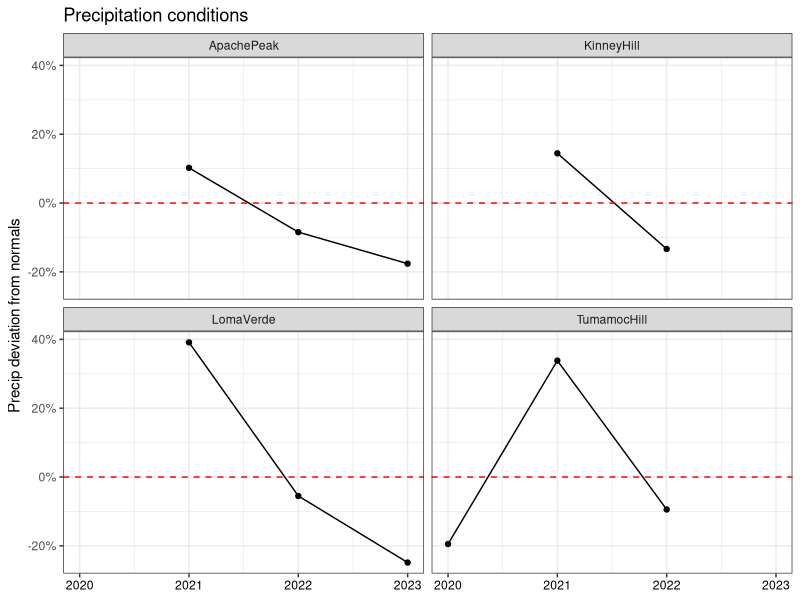
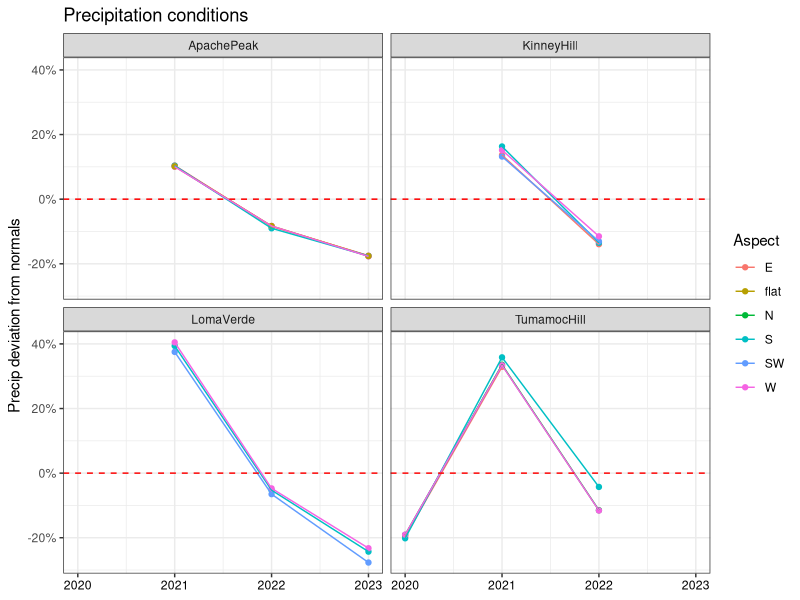
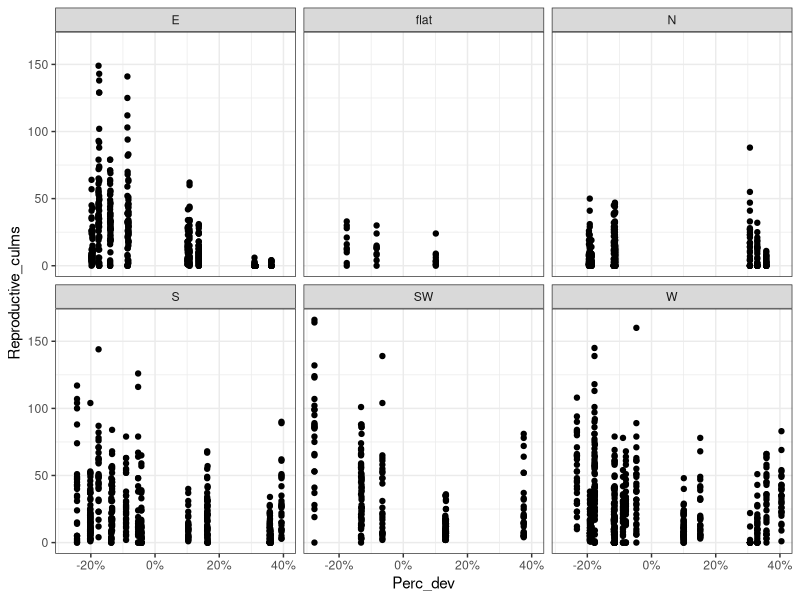
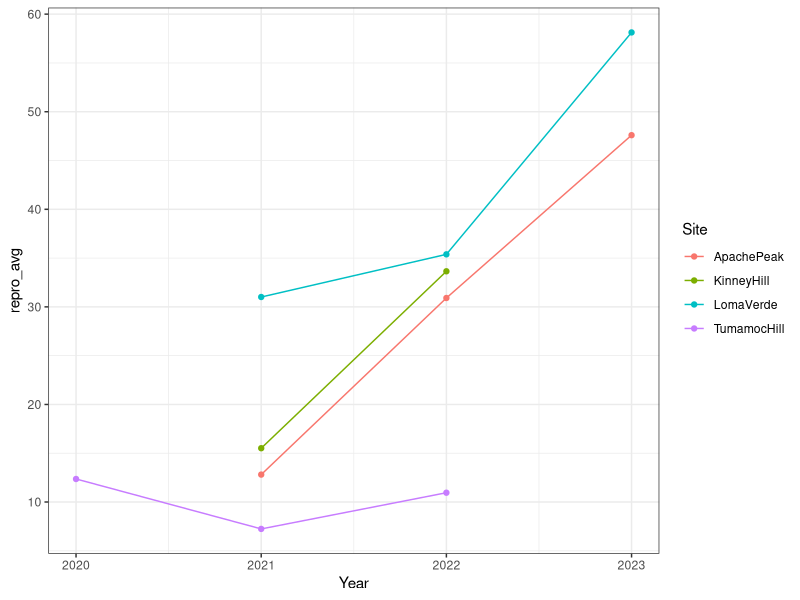
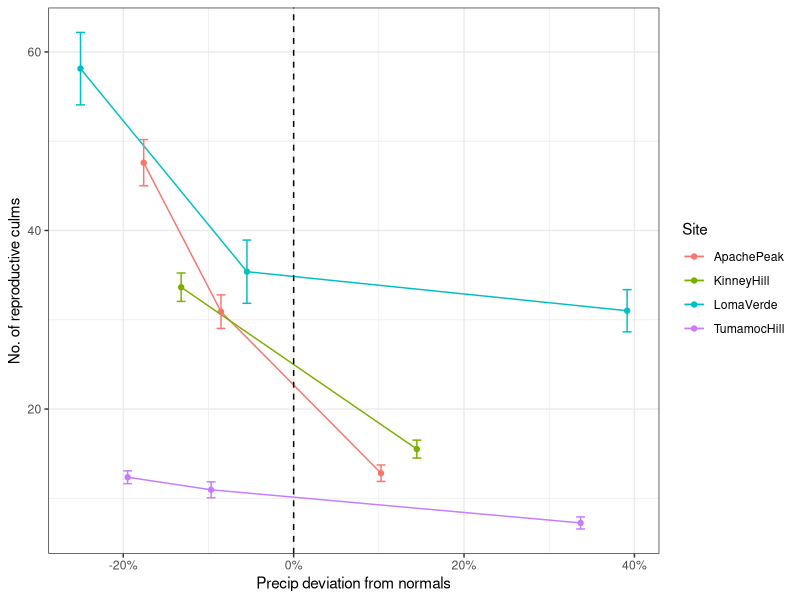
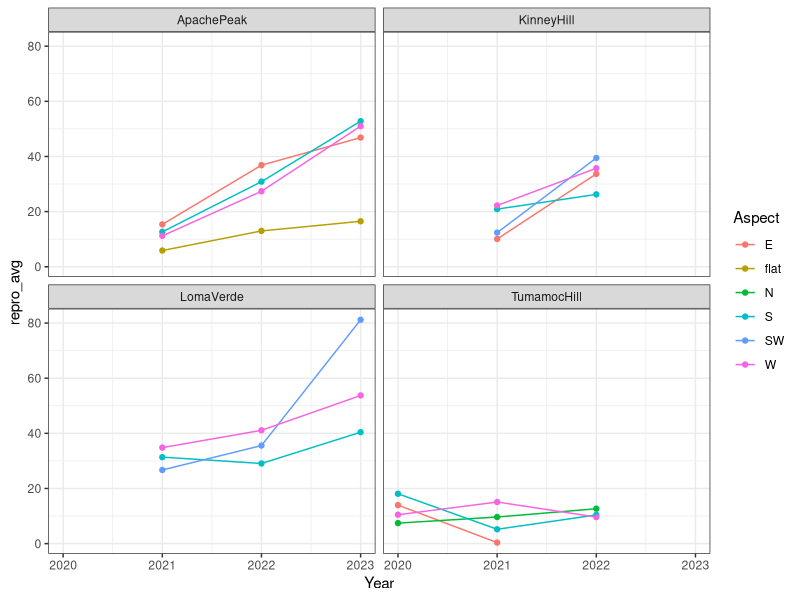
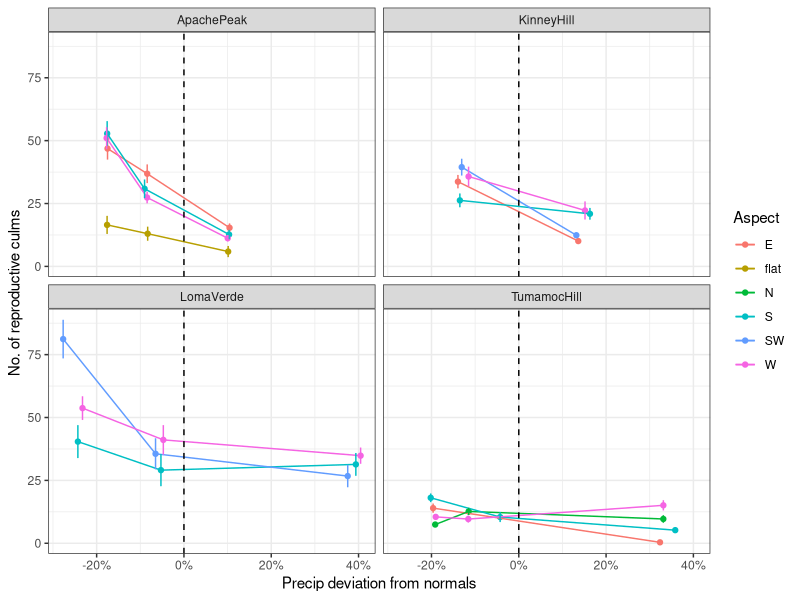
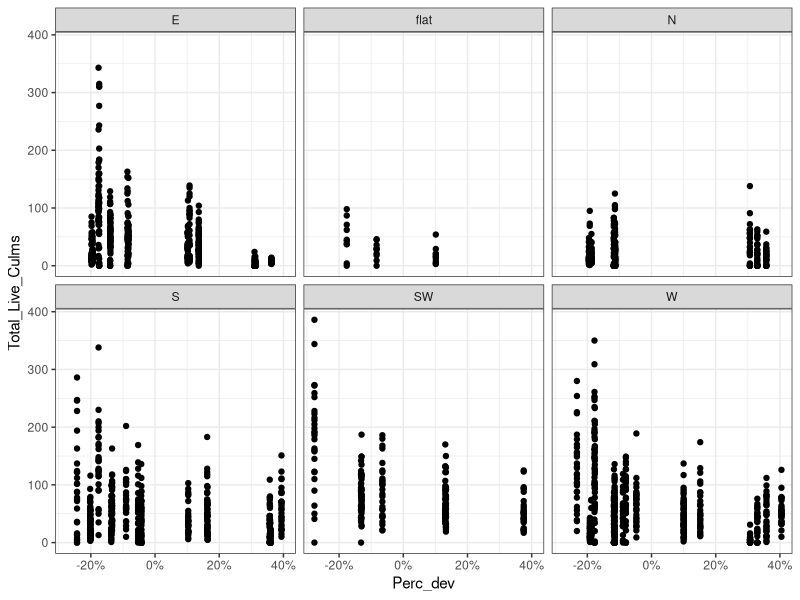

The R source for these figures, in order:
# Created: 2024-09-23
# Updated: 2024-10-01

# Purpose: Graph culm, cover and density response to precip variation.

# Have to use average precip dev to represent each year, because the actual precip dev
#   is slightly different by sampling date.


library(readxl)
library(tidyverse)
library(scales)

# Load data ---------------------------------------------------------------

dat <- read_csv("data/cleaned/04_demography-data_clean.csv")


# Data wrangling ----------------------------------------------------------

# Create df of average and SE to make line graph for culm count
culm.avg.site <- dat |> 
  group_by(Year, StudyYear, Site) |> 
  summarise(repro_avg = mean(Reproductive_culms),
            repro_se = sd(Reproductive_culms) / sqrt(n()),
            total_avg = mean(Total_Live_Culms),
            total_se = sd(Total_Live_Culms) / sqrt(n()),
            Perc_dev_avg = mean(Perc_dev),
            .groups = "keep")

culm.avg.site.aspect <- dat |> 
  group_by(Year, StudyYear, Site, Aspect) |> 
  summarise(repro_avg = mean(Reproductive_culms),
            repro_se = sd(Reproductive_culms) / sqrt(n()),
            total_avg = mean(Total_Live_Culms),
            total_se = sd(Total_Live_Culms) / sqrt(n()),
            Perc_dev_avg = mean(Perc_dev),
            .groups = "keep")


# Separate out plot-level data
dat.plot <- dat |> 
  select(-Plant_ID, -Vegetative_culms, -Reproductive_culms, -Total_Live_Culms, -Longestleaflength_cm) |> 
  distinct(.keep_all = TRUE)

# Create df of average and SE to make line graph for density & cover
plot.avg.site <- dat.plot |> 
  group_by(Year, StudyYear, Site) |> 
  summarise(bgden_avg = mean(BGDensity),
            bgden_se = sd(BGDensity) / sqrt(n()),
            bgcov_avg = mean(BGCover),
            bgcov_se   = sd(BGCover) / sqrt(n()),
            shrub_avg = mean(ShrubCover),
            shrub_se = sd(ShrubCover) / sqrt(n()),
            forb_avg = mean(ForbCover),
            forb_se = sd(ForbCover) / sqrt(n()),
            ng_avg = mean(NGCover),
            ng_se = sd(NGCover) / sqrt(n()),
            Perc_dev_avg = mean(Perc_dev),
            .groups = "keep")

plot.avg.site.aspect <- dat.plot |> 
  group_by(Year, StudyYear, Site, Aspect) |> 
  summarise(bgden_avg = mean(BGDensity),
            bgden_se = sd(BGDensity) / sqrt(n()),
            bgcov_avg = mean(BGCover),
            bgcov_se   = sd(BGCover) / sqrt(n()),
            shrub_avg = mean(ShrubCover),
            shrub_se = sd(ShrubCover) / sqrt(n()),
            forb_avg = mean(ForbCover),
            forb_se = sd(ForbCover) / sqrt(n()),
            ng_avg = mean(NGCover),
            ng_se = sd(NGCover) / sqrt(n()),
            Perc_dev_avg = mean(Perc_dev),
            .groups = "keep")


# Precip deviation --------------------------------------------------------

precip.dev <- plot.avg.site |> 
  ggplot(aes(x = Year, y = Perc_dev_avg)) +
  geom_point() +
  geom_line() +
  facet_wrap(~Site) +
  ggtitle("Precipitation conditions") +
  xlab(NULL) +
  ylab("Precip deviation from normals") +
  theme_bw() +
  scale_y_continuous(labels = percent) +
  geom_hline(yintercept = 0,
             linetype = "dashed",
             color = "red") +
  theme(axis.text.x = element_text(color = "black"))
precip.dev

plot.avg.site.aspect |> 
  ggplot(aes(x = Year, y = Perc_dev_avg, color = Aspect)) +
  geom_point() +
  geom_line() +
  facet_wrap(~Site) +
  ggtitle("Precipitation conditions") +
  xlab(NULL) +
  ylab("Precip deviation from normals") +
  theme_bw() +
  scale_y_continuous(labels = percent) +
  geom_hline(yintercept = 0,
             linetype = "dashed",
             color = "red") +
  theme(axis.text.x = element_text(color = "black"))


# Reproductive culms ------------------------------------------------------

# By aspect (scatterplot, all obs)
dat |> 
  ggplot(aes(x = Perc_dev, y = Reproductive_culms)) +
  geom_point() +
  scale_x_continuous(labels = scales::percent) +
  facet_wrap(~Aspect) +
  theme_bw()

# By site (line graph)
culm.avg.site |> 
  ggplot(aes(x = Year, y = repro_avg, color = Site)) +
  geom_point() +
  geom_line() +
  theme_bw()
repro.site <- culm.avg.site |> 
  ggplot(aes(x = Perc_dev_avg, y = repro_avg, color = Site)) +
  geom_point() +
  geom_line() +
  geom_errorbar(aes(ymin = repro_avg - repro_se, ymax = repro_avg + repro_se)) +
  geom_vline(xintercept = 0, linetype = "dashed") +
  theme_bw() +
  scale_x_continuous(labels = scales::percent) +
  xlab("Precip deviation from normals") +
  ylab("No. of reproductive culms")
repro.site

# By site and aspect (line graph)
culm.avg.site.aspect |> 
  ggplot(aes(x = Year, y = repro_avg, color = Aspect)) +
  geom_point() +
  geom_line() +
  facet_wrap(~Site) +
  theme_bw()
culm.avg.site.aspect |> 
  ggplot(aes(x = Perc_dev_avg, y = repro_avg, color = Aspect)) +
  geom_point() +
  geom_line() +
  geom_errorbar(aes(ymin = repro_avg - repro_se, ymax = repro_avg + repro_se)) +
  geom_vline(xintercept = 0, linetype = "dashed") +
  theme_bw() +
  facet_wrap(~Site) +
  scale_x_continuous(labels = scales::percent) +
  xlab("Precip deviation from normals") +
  ylab("No. of reproductive culms")





# Total culms -------------------------------------------------------------

# By aspect (scatterplot, all obs)
dat |> 
  ggplot(aes(x = Perc_dev, y = Total_Live_Culms)) +
  geom_point() +
  scale_x_continuous(labels = scales::percent) +
  facet_wrap(~Aspect) +
  theme_bw()

# By site (line graph)
culm.avg.site |> 
  ggplot(aes(x = Year, y = total_avg, color = Site)) +
  geom_point() +
  geom_line() +
  theme_bw()
total.site <- culm.avg.site |> 
  ggplot(aes(x = Perc_dev_avg, y = total_avg, color = Site)) +
  geom_point() +
  geom_line() +
  geom_errorbar(aes(ymin = total_avg - total_se, ymax = total_avg + total_se)) +
  geom_vline(xintercept = 0, linetype = "dashed") +
  theme_bw() +
  scale_x_continuous(labels = scales::percent) +
  xlab("Precip deviation from normals") +
  ylab("Total number of culms")
total.site

# By site and aspect (line graph)
culm.avg.site.aspect |> 
  ggplot(aes(x = Year, y = total_avg, color = Aspect)) +
  geom_point() +
  geom_line() +
  facet_wrap(~Site) +
  theme_bw()
culm.avg.site.aspect |> 
  ggplot(aes(x = Perc_dev_avg, y = total_avg, color = Aspect)) +
  geom_point() +
  geom_line() +
  geom_errorbar(aes(ymin = total_avg - total_se, ymax = total_avg + total_se)) +
  geom_vline(xintercept = 0, linetype = "dashed") +
  theme_bw() +
  facet_wrap(~Site) +
  scale_x_continuous(labels = scales::percent) +
  xlab("Precip deviation from normals") +
  ylab("Total number of culms")



# Buffelgrass density -----------------------------------------------------

# By site (line graph)
plot.avg.site |> 
  ggplot(aes(x = Year, y = bgden_avg, color = Site)) +
  geom_point() +
  geom_line() +
  theme_bw()
bgden.site <- plot.avg.site |> 
  ggplot(aes(x = Perc_dev_avg, y = bgden_avg, color = Site)) +
  geom_point() +
  geom_line() +
  geom_errorbar(aes(ymin = bgden_avg - bgden_se, ymax = bgden_avg + bgden_se)) +
  geom_vline(xintercept = 0, linetype = "dashed") +
  theme_bw() +
  scale_x_continuous(labels = scales::percent) +
  labs(x = "Precip deviation from normals",
       y = expression(paste("Density (individuals / ", m^2, ")"))) 
bgden.site

# By site and aspect (line graph)
plot.avg.site.aspect |> 
  ggplot(aes(x = Year, y = bgden_avg, color = Aspect)) +
  geom_point() +
  geom_line() +
  facet_wrap(~Site) +
  theme_bw()
plot.avg.site.aspect |> 
  ggplot(aes(x = Perc_dev_avg, y = bgden_avg, color = Aspect)) +
  geom_point() +
  geom_line() +
  geom_errorbar(aes(ymin = bgden_avg - bgden_se, ymax = bgden_avg + bgden_se)) +
  geom_vline(xintercept = 0, linetype = "dashed") +
  theme_bw() +
  facet_wrap(~Site) +
  scale_x_continuous(labels = scales::percent) +
  labs(x = "Precip deviation from normals",
       y = expression(paste("Density (individuals / ", m^2, ")"))) 


# Buffelgrass cover -------------------------------------------------------

plot.avg.site |> 
  ggplot(aes(x = Year, y = bgcov_avg, color = Site)) +
  geom_point() +
  geom_line() +
  theme_bw()
bgcov.site <- plot.avg.site |> 
  ggplot(aes(x = Perc_dev_avg, y = bgcov_avg, color = Site)) +
  geom_point() +
  geom_line() +
  geom_errorbar(aes(ymin = bgcov_avg - bgcov_se, ymax = bgcov_avg + bgcov_se)) +
  geom_vline(xintercept = 0, linetype = "dashed") +
  theme_bw() +
  scale_x_continuous(labels = scales::percent) +
  xlab("Precip deviation from normals") +
  ylab("Buffelgrass cover (%)")
bgcov.site

# By site and aspect (line graph)
plot.avg.site.aspect |> 
  ggplot(aes(x = Year, y = bgcov_avg, color = Aspect)) +
  geom_point() +
  geom_line() +
  facet_wrap(~Site) +
  theme_bw()
plot.avg.site.aspect |> 
  ggplot(aes(x = Perc_dev_avg, y = bgcov_avg, color = Aspect)) +
  geom_point() +
  geom_line() +
  geom_errorbar(aes(ymin = bgcov_avg - bgcov_se, ymax = bgcov_avg + bgcov_se)) +
  geom_vline(xintercept = 0, linetype = "dashed") +
  theme_bw() +
  facet_wrap(~Site) +
  scale_x_continuous(labels = scales::percent) +
  xlab("Precip deviation from normals") +
  ylab("Buffelgrass cover")    


# Shrub cover -------------------------------------------------------------

plot.avg.site |> 
  ggplot(aes(x = Year, y = shrub_avg, color = Site)) +
  geom_point() +
  geom_line() +
  theme_bw()
plot.avg.site |> 
  ggplot(aes(x = Perc_dev_avg, y = shrub_avg, color = Site)) +
  geom_point() +
  geom_line() +
  geom_errorbar(aes(ymin = shrub_avg - shrub_se, ymax = shrub_avg + shrub_se)) +
  geom_vline(xintercept = 0, linetype = "dashed") +
  theme_bw() +
  scale_x_continuous(labels = scales::percent) +
  xlab("Precip deviation from normals") +
  ylab("Shrub cover (%)")

# By site and aspect (line graph)
plot.avg.site.aspect |> 
  ggplot(aes(x = Year, y = shrub_avg, color = Aspect)) +
  geom_point() +
  geom_line() +
  facet_wrap(~Site) +
  theme_bw()
plot.avg.site.aspect |> 
  ggplot(aes(x = Perc_dev_avg, y = shrub_avg, color = Aspect)) +
  geom_point() +
  geom_line() +
  geom_errorbar(aes(ymin = shrub_avg - shrub_se, ymax = shrub_avg + shrub_se)) +
  geom_vline(xintercept = 0, linetype = "dashed") +
  theme_bw() +
  facet_wrap(~Site) +
  scale_x_continuous(labels = scales::percent) +
  xlab("Precip deviation from normals") +
  ylab("Shrub cover (%)")    



# Forb cover --------------------------------------------------------------

plot.avg.site |> 
  ggplot(aes(x = Year, y = forb_avg, color = Site)) +
  geom_point() +
  geom_line() +
  theme_bw()
plot.avg.site |> 
  ggplot(aes(x = Perc_dev_avg, y = forb_avg, color = Site)) +
  geom_point() +
  geom_line() +
  geom_errorbar(aes(ymin = forb_avg - forb_se, ymax = forb_avg + forb_se)) +
  geom_vline(xintercept = 0, linetype = "dashed") +
  theme_bw() +
  scale_x_continuous(labels = scales::percent) +
  xlab("Precip deviation from normals") +
  ylab("Forb cover (%)")

# By site and aspect (line graph)
plot.avg.site.aspect |> 
  ggplot(aes(x = Year, y = forb_avg, color = Aspect)) +
  geom_point() +
  geom_line() +
  facet_wrap(~Site) +
  theme_bw()
plot.avg.site.aspect |> 
  ggplot(aes(x = Perc_dev_avg, y = forb_avg, color = Aspect)) +
  geom_point() +
  geom_line() +
  geom_errorbar(aes(ymin = forb_avg - forb_se, ymax = forb_avg + forb_se)) +
  geom_vline(xintercept = 0, linetype = "dashed") +
  theme_bw() +
  facet_wrap(~Site) +
  scale_x_continuous(labels = scales::percent) +
  xlab("Precip deviation from normals") +
  ylab("Forb cover (%)")    


# Native grass cover ------------------------------------------------------

plot.avg.site |> 
  ggplot(aes(x = Year, y = ng_avg, color = Site)) +
  geom_point() +
  geom_line() +
  theme_bw()
plot.avg.site |> 
  ggplot(aes(x = Perc_dev_avg, y = ng_avg, color = Site)) +
  geom_point() +
  geom_line() +
  geom_errorbar(aes(ymin = ng_avg - ng_se, ymax = ng_avg + ng_se)) +
  geom_vline(xintercept = 0, linetype = "dashed") +
  theme_bw() +
  scale_x_continuous(labels = scales::percent) +
  xlab("Precip deviation from normals") +
  ylab("Native grass cover (%)")

# By site and aspect (line graph)
plot.avg.site.aspect |> 
  ggplot(aes(x = Year, y = ng_avg, color = Aspect)) +
  geom_point() +
  geom_line() +
  facet_wrap(~Site) +
  theme_bw()
plot.avg.site.aspect |> 
  ggplot(aes(x = Perc_dev_avg, y = ng_avg, color = Aspect)) +
  geom_point() +
  geom_line() +
  geom_errorbar(aes(ymin = ng_avg - ng_se, ymax = ng_avg + ng_se)) +
  geom_vline(xintercept = 0, linetype = "dashed") +
  theme_bw() +
  facet_wrap(~Site) +
  scale_x_continuous(labels = scales::percent) +
  xlab("Precip deviation from normals") +
  ylab("Native grass cover (%)")  


# Write out draft figures -------------------------------------------------

tiff("figures/2024-10_draft-figures/Precip-deviation.tiff", units = "in", height = 5, width = 7, res = 150)
precip.dev
dev.off()

tiff("figures/2024-10_draft-figures/Reproductive-culms_precip-dev-by-site.tiff", units = "in", height = 5, width = 6, res = 150)
repro.site
dev.off()

tiff("figures/2024-10_draft-figures/Total-culms_precip-dev-by-site.tiff", units = "in", height = 5, width = 6, res = 150)
total.site
dev.off()

tiff("figures/2024-10_draft-figures/BG-density_precip-dev-by-site.tiff", units = "in", height = 5, width = 6, res = 150)
bgden.site
dev.off()

tiff("figures/2024-10_draft-figures/BG-cover_precip-dev-by-site.tiff", units = "in", height = 5, width = 6, res = 150)
bgcov.site
dev.off()
